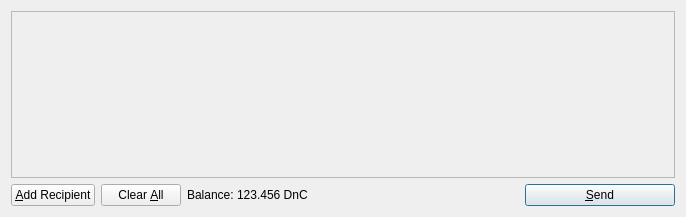
<?xml version="1.0" encoding="UTF-8"?>
<ui version="4.0">
 <class>SendCoinsDialog</class>
 <widget class="QDialog" name="SendCoinsDialog">
  <property name="geometry">
   <rect>
    <x>0</x>
    <y>0</y>
    <width>686</width>
    <height>217</height>
   </rect>
  </property>
  <property name="windowTitle">
   <string>Send Coins</string>
  </property>
  <layout class="QVBoxLayout" name="verticalLayout">
   <item>
    <widget class="QScrollArea" name="scrollArea">
     <property name="widgetResizable">
      <bool>true</bool>
     </property>
     <widget class="QWidget" name="scrollAreaWidgetContents">
      <property name="geometry">
       <rect>
        <x>0</x>
        <y>0</y>
        <width>666</width>
        <height>165</height>
       </rect>
      </property>
      <layout class="QVBoxLayout" name="verticalLayout_2">
       <property name="margin">
        <number>0</number>
       </property>
       <item>
        <layout class="QVBoxLayout" name="entries">
         <property name="spacing">
          <number>6</number>
         </property>
        </layout>
       </item>
       <item>
        <spacer name="verticalSpacer">
         <property name="orientation">
          <enum>Qt::Vertical</enum>
         </property>
         <property name="sizeHint" stdset="0">
          <size>
           <width>20</width>
           <height>40</height>
          </size>
         </property>
        </spacer>
       </item>
      </layout>
     </widget>
    </widget>
   </item>
   <item>
    <layout class="QHBoxLayout" name="horizontalLayout">
     <item>
      <widget class="QPushButton" name="addButton">
       <property name="toolTip">
        <string>Send to multiple recipients at once</string>
       </property>
       <property name="text">
        <string>&amp;Add Recipient</string>
       </property>
       <property name="icon">
        <iconset resource="../bitcoin.qrc">
         <normaloff>:/icons/add</normaloff>:/icons/add</iconset>
       </property>
       <property name="autoDefault">
        <bool>false</bool>
       </property>
      </widget>
     </item>
     <item>
      <widget class="QPushButton" name="clearButton">
       <property name="sizePolicy">
        <sizepolicy hsizetype="Minimum" vsizetype="Fixed">
         <horstretch>0</horstretch>
         <verstretch>0</verstretch>
        </sizepolicy>
       </property>
       <property name="toolTip">
        <string>Remove all transaction fields</string>
       </property>
       <property name="text">
        <string>Clear &amp;All</string>
       </property>
       <property name="icon">
        <iconset resource="../bitcoin.qrc">
         <normaloff>:/icons/remove</normaloff>:/icons/remove</iconset>
       </property>
       <property name="autoRepeatDelay">
        <number>300</number>
       </property>
       <property name="autoDefault">
        <bool>false</bool>
       </property>
      </widget>
     </item>
     <item>
      <layout class="QHBoxLayout" name="horizontalLayout_2">
       <property name="spacing">
        <number>3</number>
       </property>
       <item>
        <widget class="QLabel" name="label">
         <property name="text">
          <string>Balance:</string>
         </property>
        </widget>
       </item>
       <item>
        <widget class="QLabel" name="labelBalance">
         <property name="cursor">
          <cursorShape>IBeamCursor</cursorShape>
         </property>
         <property name="text">
          <string>123.456 DnC</string>
         </property>
         <property name="textInteractionFlags">
          <set>Qt::LinksAccessibleByMouse|Qt::TextSelectableByKeyboard|Qt::TextSelectableByMouse</set>
         </property>
        </widget>
       </item>
      </layout>
     </item>
     <item>
      <spacer name="horizontalSpacer">
       <property name="orientation">
        <enum>Qt::Horizontal</enum>
       </property>
       <property name="sizeHint" stdset="0">
        <size>
         <width>40</width>
         <height>20</height>
        </size>
       </property>
      </spacer>
     </item>
     <item>
      <widget class="QPushButton" name="sendButton">
       <property name="minimumSize">
        <size>
         <width>150</width>
         <height>0</height>
        </size>
       </property>
       <property name="toolTip">
        <string>Confirm the send action</string>
       </property>
       <property name="text">
        <string>&amp;Send</string>
       </property>
       <property name="icon">
        <iconset resource="../bitcoin.qrc">
         <normaloff>:/icons/send</normaloff>:/icons/send</iconset>
       </property>
       <property name="default">
        <bool>true</bool>
       </property>
      </widget>
     </item>
    </layout>
   </item>
  </layout>
 </widget>
 <resources>
  <include location="../bitcoin.qrc"/>
 </resources>
 <connections/>
</ui>
